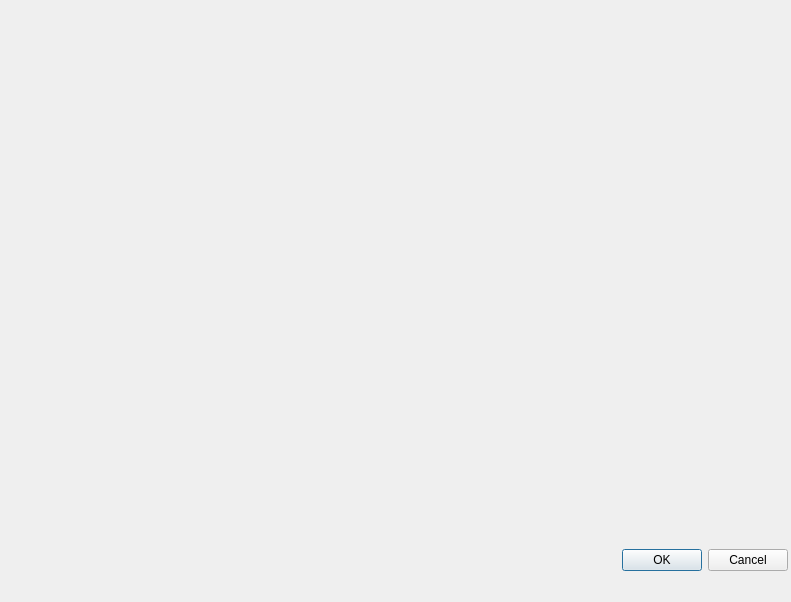
<?xml version="1.0" encoding="UTF-8"?>
<ui version="4.0">
 <class>SecondWindow</class>
 <widget class="QDialog" name="SecondWindow">
  <property name="geometry">
   <rect>
    <x>0</x>
    <y>0</y>
    <width>791</width>
    <height>602</height>
   </rect>
  </property>
  <property name="minimumSize">
   <size>
    <width>791</width>
    <height>602</height>
   </size>
  </property>
  <property name="maximumSize">
   <size>
    <width>791</width>
    <height>602</height>
   </size>
  </property>
  <property name="windowTitle">
   <string>CTLOSPI</string>
  </property>
  <property name="windowIcon">
   <iconset resource="img.qrc">
    <normaloff>:/images/logo.png</normaloff>:/images/logo.png</iconset>
  </property>
  <widget class="QWidget" name="horizontalLayoutWidget">
   <property name="geometry">
    <rect>
     <x>620</x>
     <y>520</y>
     <width>168</width>
     <height>80</height>
    </rect>
   </property>
   <layout class="QHBoxLayout" name="horizontalLayout">
    <item>
     <widget class="QDialogButtonBox" name="buttonBox">
      <property name="orientation">
       <enum>Qt::Horizontal</enum>
      </property>
      <property name="standardButtons">
       <set>QDialogButtonBox::Cancel|QDialogButtonBox::Ok</set>
      </property>
     </widget>
    </item>
   </layout>
  </widget>
 </widget>
 <resources>
  <include location="img.qrc"/>
 </resources>
 <connections>
  <connection>
   <sender>buttonBox</sender>
   <signal>accepted()</signal>
   <receiver>SecondWindow</receiver>
   <slot>accept()</slot>
   <hints>
    <hint type="sourcelabel">
     <x>248</x>
     <y>254</y>
    </hint>
    <hint type="destinationlabel">
     <x>157</x>
     <y>274</y>
    </hint>
   </hints>
  </connection>
  <connection>
   <sender>buttonBox</sender>
   <signal>rejected()</signal>
   <receiver>SecondWindow</receiver>
   <slot>reject()</slot>
   <hints>
    <hint type="sourcelabel">
     <x>316</x>
     <y>260</y>
    </hint>
    <hint type="destinationlabel">
     <x>286</x>
     <y>274</y>
    </hint>
   </hints>
  </connection>
 </connections>
</ui>
